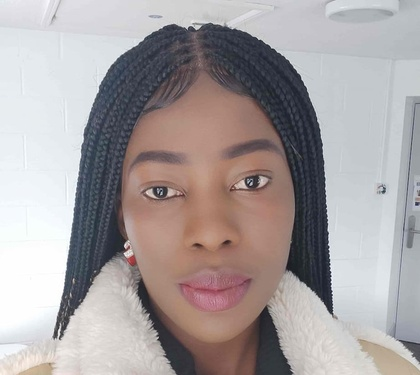
%> input picture photo1.jpg, 420 x 375 px, shrunk from 922 x 824 before the run
$ octave --eval "myCW3;"   (GNU Octave 9; MATLAB toolbox functions it lacks are replaced by stand-ins)
%> lines starting %> are read from the running program, lines starting %| are printed output that depends on the picture; in (x1, y1, x2, y2) boxes, pixels count from 0 and x2, y2 are one past the last pixel; in counts of white or black regions, pixels touching at a corner belong together; the program's own positions count from 1
### draw_initials.m
% funtion to draw my initials on my photo
function my_im = draw_initials(im)
    % Add my initials (letter M), with triple lines to make it obvious
    for i=30:270
        % left vertical line: set red and green to zero to make blue line
        im(i,30,1:2)=0;
        im(i,31,1:2)=0;
        im(i,32,1:2)=0;
        % right vertical line: set green to 255 to make green
        im(i,270,2)=255;
        im(i,269,2)=255;
        im(i,268,2)=255;
        if (i <= 150)  % 150 is the mid-point between 30 and 270
            % left diagonal: set red to zero to make cyan
            im(i,i,1)=0;
            im(i+1,i,1)=0;
            im(i+2,i,1)=0;
            % right diagonal: set all rgb to zero make black
            im(i,270-i+30,1:3)=0;
            im(i+1,270-i+30,1:3)=0;
            im(i+2,270-i+30,1:3)=0;
        end
    end
    my_im = im;
end

### my_edge.m
function myedge = my_edge(im)
    % Using convolution mask
    h = [
        1, 0, 1;
        0, 1, 0;
        -1, -1, -1;
    ];
    % my work
    myedge = conv2(im, h);

### get_hsv_edge.m
% Edge detection using threshold of HSV color space
function [hsv_edge, imFace] = get_hsv_edge(im, hsvImg)
    % copy the image, to preserve the original
    im1 = hsvImg;
    [row, col, ~] = size(im1);
    imFace = zeros(row,col);
    %{
    row = 824, col = 922, dim = 3
    when I checked the improfile of the picture, my face had
    1. h value btw 0.02 and 0.07, while the background had h value above
    0.5
    2. s value of btw 0.28 and 0.42 while the background had s value below
    0.2
    3. v value of btw 0.5 and 0.7 while the background was either above or
    below that range.
    %}

    hueThreshold = 0.08;
    saturationThreshold = 0.2;

    for i=1:row
        for j=1:col
            if (im1(i,j,1)<hueThreshold && im1(i,j,2)>saturationThreshold)
                % 1 for my face and 0 for the background
                imFace(i,j) = im(i,j,1);
            end
        end
    end
    hsv_edge = edge(imFace,"roberts");
end

### get_gray_edge.m
function [gray_seg, gray_edge] = get_gray_edge(grayImg)
    [row, col, ~] = size(grayImg);
    %{
    row = 824, col = 922, dim = 1
    when I checked the improfile of the grayscale, my face had values of
    between 110 and 170
    %}
    thresh1 = 110;
    thresh2 = 170;

    for i=1:row
        for j=1:col
            if (grayImg(i,j)>thresh1 && grayImg(i,j)<thresh2)
                grayImg(i,j)=255; % for skin tone
            else
                grayImg(i,j)=0; % for background
            end
        end
    end
    se = strel('disk', 2);
    erodedMask = imerode(grayImg, se);
    gray_seg = imdilate(erodedMask, se);
    gray_edge = edge(gray_seg,"roberts");
end

### get_kmeans_edge.m
function [edges, overlay] = get_kmeans_edge(hsvImg)
    img = uint8(hsvImg);
    % Perform k-means segmentation on the HSV image
    k = 6; % Number of clusters
    [L, ~] = imsegkmeans(img, k);

    % Extract the binary mask for the first cluster
    mask = (L==1);

    % Covert label to RGB image to visualize the binary mask
    maskRgb = label2rgb(mask);

    % Overlay the mask on top of the rgb image
    overlay = labeloverlay(maskRgb, mask);

    edges = edge(rgb2gray(overlay), 'roberts');
end

### myCW3.m
function myCW3()
    im = imread("photo1.jpg");
%> im is the input picture: size 375x420x3 uint8; mean R, G, B 166.8, 159.6, 160.1

    [~, ~, dim] = size(im);
%> dim = 3
    if dim > 1
        % convert to gray image, if the image is not gray
        grayImg1 = rgb2gray(im);
    else
        grayImg1 = im;
    end

    % 1. draw my initials
    my_im = draw_initials(im);
%> after the loop in draw_initials, `for i=30:270`:
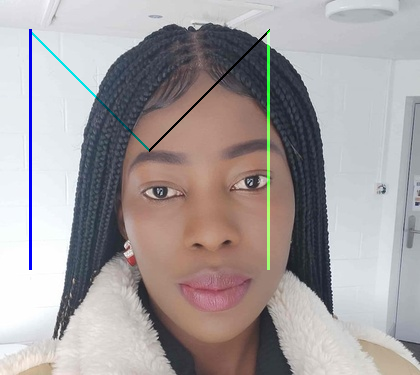
%> im: size 375x420x3 uint8; 1.37% of pixels changed, all inside (x1, y1, x2, y2) = (29, 29, 270, 270)

    % 2. Matlab inbuilt method
    edge_rob = edge(grayImg1, "roberts");
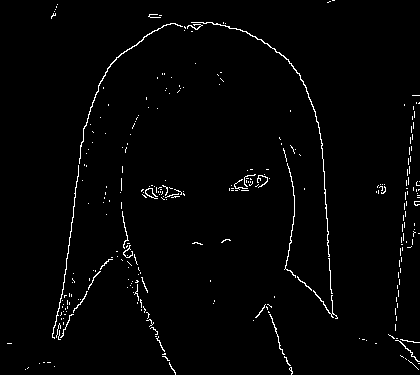
%> edge_rob: size 375x420 logical; 1.8% white in thin lines or dots

    % 3. Using convolution mask
    myedge = my_edge(grayImg1);

    % convert to hsv
    hsvImg = rgb2hsv(im);
%> hsvImg: size 375x420x3 double; mean H, S, V 0.407, 0.135, 0.678

    % 4. Edge detection using HSV and thresholds
    [hsv_edge, hvs_seg] = get_hsv_edge(im, hsvImg);
%> after the loop in get_hsv_edge, `for i=1:row`:
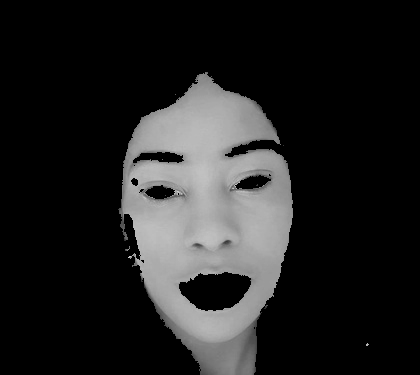
%> imFace: size 375x420 double; min 0, max 212, mean 33.5
%> in get_hsv_edge, `hsv_edge = edge(imFace,"roberts");`: hsv_edge: size 375x420 logical; 1.2% white in thin lines or dots, all inside (x1, y1, x2, y2) = (118, 71, 369, 375)

    % 5. Edge detection using Gray image and thresholds
    [gray_seg, gray_edge] = get_gray_edge(grayImg1);
%> after the loop in get_gray_edge, `for i=1:row`:
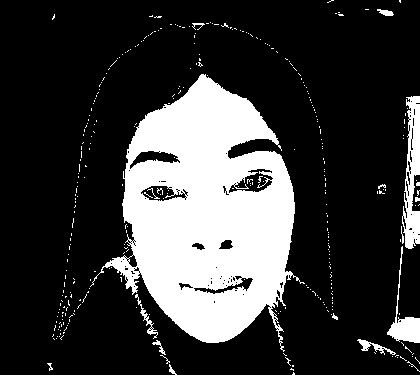
%> grayImg: size 375x420 uint8; 23% white; 333 white regions (318 under 20 px), largest, box (x1, y1, x2, y2) and area: (90, 74, 305, 352) 32213, (402, 96, 420, 249) 1675, (387, 246, 420, 343) 766
%> in get_gray_edge, `erodedMask = imerode(grayImg, se);`: erodedMask: size 375x420 uint8; 18.8% white; 26 white regions (20 under 20 px), largest, box (x1, y1, x2, y2) and area: (124, 76, 293, 341) 28192, (389, 319, 420, 341) 495, (408, 98, 420, 178) 423, (406, 213, 420, 247) 292, (113, 259, 133, 286) 151, (361, 342, 368, 347) 21
%> in get_gray_edge, `gray_seg = imdilate(erodedMask, se);`: gray_seg: size 375x420 uint8; 21.3% white; 12 white regions (5 under 20 px), largest, box (x1, y1, x2, y2) and area: (105, 74, 295, 343) 31416, (406, 96, 420, 180) 659, (387, 317, 420, 343) 629
%> in get_gray_edge, `gray_edge = edge(gray_seg,"roberts");`: gray_edge: size 375x420 logical; 1.8% white in thin lines or dots, all inside (x1, y1, x2, y2) = (104, 9, 420, 374)

    % 6. Edge detection using k-means
    [edgeKM, overlay] = get_kmeans_edge(hsvImg);
%> in get_kmeans_edge, `img = uint8(hsvImg);`: img: size 375x420x3 uint8; mean H, S, V 0.614, 0.000711, 0.766
%> in get_kmeans_edge, `[L, ~] = imsegkmeans(img, k);`:
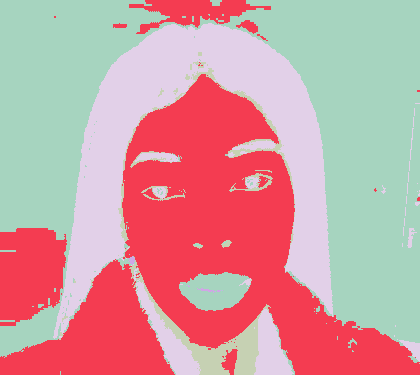
%> L: size 375x420 uint8; 6 distinct labels, from 1 to 6; one colour per label, 0 black
%> in get_kmeans_edge, `mask = (L==1);`: mask: size 375x420 logical; 40.9% white; 116 white regions (104 under 20 px), largest, box (x1, y1, x2, y2) and area: (0, 0, 420, 358) 61528, (179, 272, 251, 311) 1920, (286, 271, 332, 316) 154
%> in get_kmeans_edge, `maskRgb = label2rgb(mask);`:
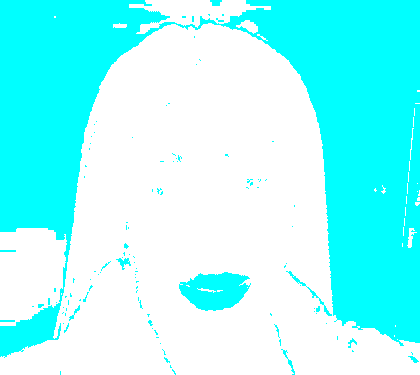
%> maskRgb: size 375x420x3 uint8; mean R, G, B 150.6, 255, 255
%> in get_kmeans_edge, `edges = edge(rgb2gray(overlay), 'roberts');`:
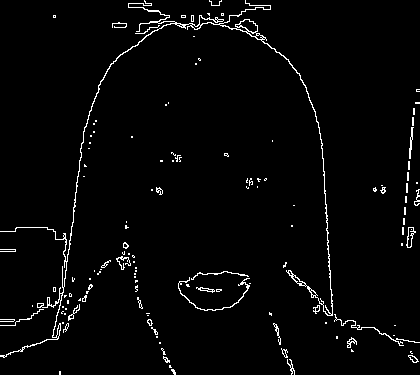
%> edges: size 375x420 logical; 2.6% white in thin lines or dots

    % 7. Edge detection using SVM
%> (the run ends here)
